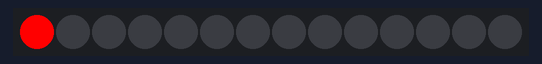
Bench run of a program on a simulated ESP32 board running MicroPython. Parts: 14 RGB LEDs in strip order, left to right. Dim RGB values are drawn brighter than linear. At 22.9 s the program stops and its outputs stay as they are.

Above: at 0.1 s.
At 1.1 s:
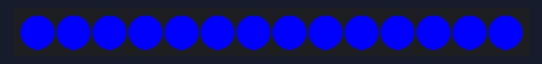
At 4.2 s:
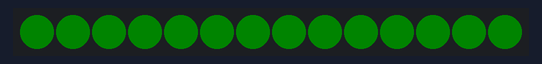
At 8.7 s:
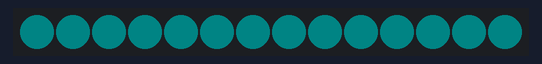
At 16.3 s:
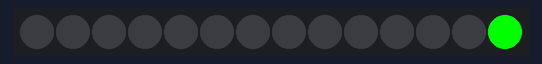
At 21.9 s:
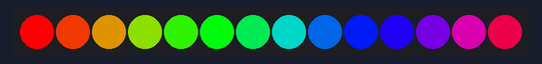

The program:

main.py
```python
# Complete project details at https://RandomNerdTutorials.com/micropython-programming-with-esp32-and-esp8266/

import machine, neopixel
import time

# number of pixels
n = 14
# strip control gpio
p = 14

np = neopixel.NeoPixel(machine.Pin(p), n)

# set single pixel (1st pixel = index [0]) to red color
np[0] = (255, 0, 0)
np.write()
time.sleep(1)

# set strip color
def set_color(r, g, b):
  for i in range(n):
    np[i] = (r, g, b)
    np.write()

set_color(0, 0, 255)
time.sleep(1)

# fade in/out
def fade_in_out(color, wait):
  for i in range(0, 4 * 256, 8):
    for j in range(n):
      if (i // 256) % 2 == 0:
        val = i & 0xff
      else:
        val = 255 - (i & 0xff)
        if color == 'red':
          np[j] = (val, 0, 0)
        elif color == 'green':
          np[j] = (0, val, 0)
        elif color == 'blue':
          np[j] = (0, 0, val)
        elif color == 'purple':
          np[j] = (val, 0, val)
        elif color == 'yellow':
          np[j] = (val, val, 0)
        elif color == 'teal':
          np[j] = (0, val, val)
        elif color == 'white':
          np[j] = (val, val, val)
      np.write()
    time.sleep_ms(wait)

#fade_in_out('red', 0)
fade_in_out('green', 10)
#fade_in_out('blue', 25)
#fade_in_out('purple', 10)
fade_in_out('yellow', 10)
fade_in_out('teal', 10)
#fade_in_out('white', 10)
time.sleep(1)

# bounce
def bounce(r, g, b, wait):
  for i in range(4 * n):
    for j in range(n):
      np[j] = (r, g, b)
    if (i // n) % 2 == 0:
      np[i % n] = (0, 0, 0)
    else:
      np[n - 1 - (i % n)] = (0, 0, 0)
    np.write()
    time.sleep_ms(wait)

bounce(255, 0, 125, 50)
time.sleep(1)

# cycle
def cycle(r, g, b, wait):
  for i in range(4 * n):
    for j in range(n):
      np[j] = (0, 0, 0)
    np[i % n] = (r, g, b)
    np.write()
    time.sleep_ms(wait)

cycle(0, 255, 0, 50)
time.sleep(1)

# function to go through all colors
def wheel(pos):
  # Input a value 0 to 255 to get a color value.
  # The colours are a transition r - g - b - back to r.
  if pos < 0 or pos > 255:
    return (0, 0, 0)
  if pos < 85:
    return (255 - pos * 3, pos * 3, 0)
  if pos < 170:
    pos -= 85
    return (0, 255 - pos * 3, pos * 3)
  pos -= 170
  return (pos * 3, 0, 255 - pos * 3)

# rainbow
def rainbow_cycle(wait):
  for j in range(255):
    for i in range(n):
      rc_index = (i * 256 // n) + j
      np[i] = wheel(rc_index & 255)
    np.write()
    time.sleep_ms(wait)

rainbow_cycle(10)
rainbow_cycle(5)
time.sleep(1)

# turn off all pixels
def clear():
  for i in range(n):
    np[i] = (0, 0, 0)
    np.write()

clear()
```

Measured:
- what the display in image 1 shows lasts 1.6 s, from 1.0 s to 2.6 s
- what the display in image 2 shows lasts 0.6 s, from 4.2 s to 4.8 s
- what the display in image 3 shows lasts 1.0 s, from 8.6 s to 9.6 s
- what the display in image 4 shows lasts 1.0 s, from 16.3 s to 17.3 s
